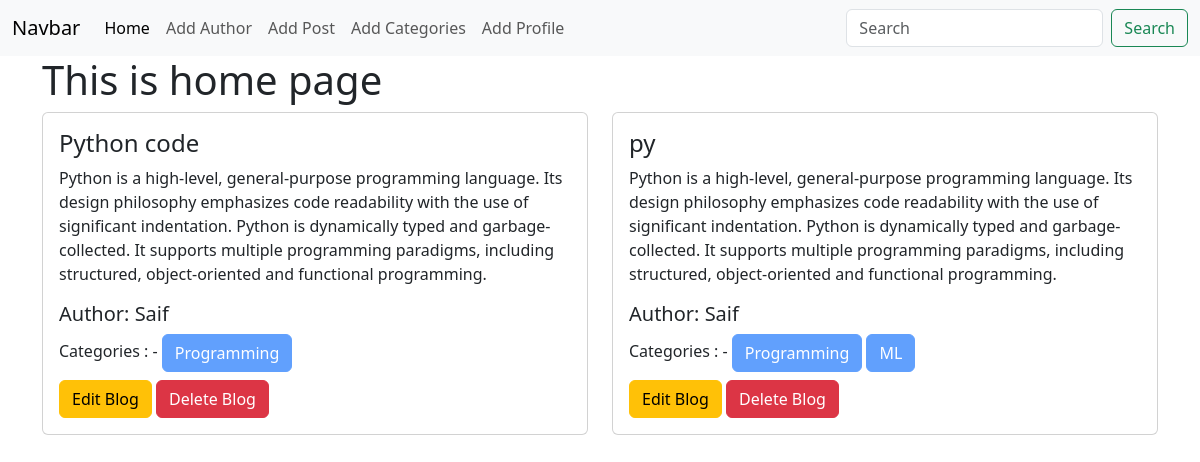
/, run on an earlier commit of the app's database.
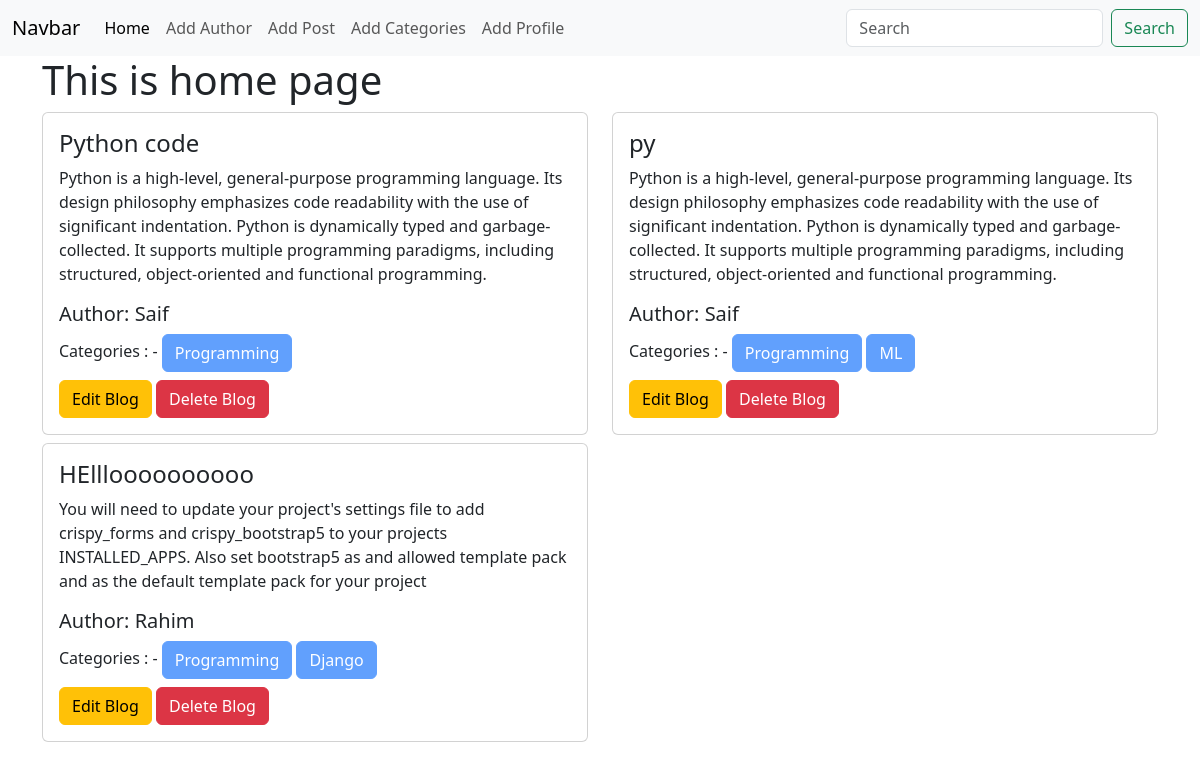
And on a later commit of the database.
### posts/models.py (models this page shows)
class Post(models.Model):
    title = models.CharField(max_length=50)
    content = models.TextField()
    category = models.ManyToManyField(Category)
    author = models.ForeignKey(Author, on_delete=models.CASCADE)
    def __str__(self):
        return self.title

### author/models.py (models this page shows, shortened)
class Author(models.Model):
    name = models.CharField(max_length=100)
    bio = models.TextField()
    phone_no = models.CharField(max_length=12)

### categories/models.py (models this page shows, shortened)
class Category(models.Model):
    name = models.CharField(max_length=100)

### blog_project/views.py (the view)
# urls.py: 2. Add a URL to urlpatterns:  path('', views.home, name='home')
def home(request):
    data = Post.objects.all()
    print(data)
    return render(request, 'home.html', {'data': data})

### templates/home.html (shortened to what this page needs)
{% extends "base.html" %}
{% block content %}
<div class="container">
    <h1>This is home page</h1>
    <div class="row">
        {% for i in data %}
            <div class="col-sm-6 mb-3 mb-sm-2">
                <div class="card">
                    <div class="card-body">
                        <h4 class="card-title">{{i.title}}</h4>
                        <p class="card-text">{{i.content}}</p>
                        <h5 class="card-title">Author: {{i.author.name}}</h5>
                        <div class="mb-2">
                            Categories : -
                            {% for j in i.category.all %}
                            <button class="btn btn-primary" disabled>{{j.name}}</button>
                            {% endfor %}
                        </div>
                        <a href="{% url 'edit_post' i.id %}" class="btn btn-warning"> Edit Blog</a>
                        <a href="{% url 'delete_post' i.id %}" class="btn btn-danger"> Delete Blog</a>
                    </div>
                </div>
            </div>
        {% endfor %}
      </div>
</div>
{% endblock content %}

What changed in the data, as far as the page shows it:
added Post: title "HEllloooooooooo", content "You will need to update your project's settings file to add crispy_forms and crispy_bootstrap5 to your projects INSTALLED_APPS. Also set bootstrap5 as and allowed template pack and as the default template pack for your project", author.name "Rahim", Category (name "Programming")
added Category: name "Django", shown under "HEllloooooooooo"
